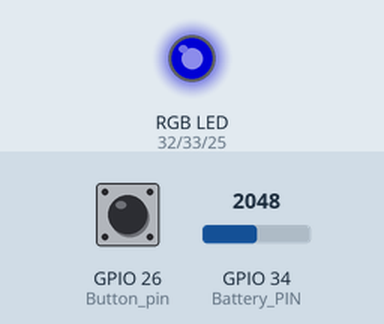
Simulated run of this program. Board: ESP32. Shown: an RGB LED mixed from three pins (HIGH = lit). The inputs (shaded band) are chosen by the test bench; at power-on: GPIO 34 (Battery_PIN) = 2048, GPIO 26 (Button_pin) LOW (analog values on the 0–4095 scale). Dim RGB values are drawn brighter than linear; what the program prints to the serial monitor is not drawn.

Above: at 1.2 s.
1.3 s: GPIO 34 (Battery_PIN) set to 2213
At 4.0 s:
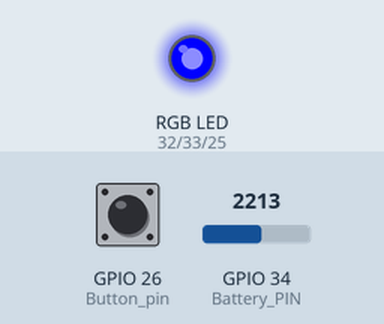
4.3 s: GPIO 34 (Battery_PIN) set to 2047
At 6.6 s:
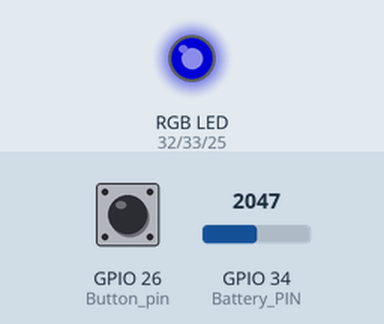
7.3 s: GPIO 34 (Battery_PIN) set to 2866
At 10.1 s:
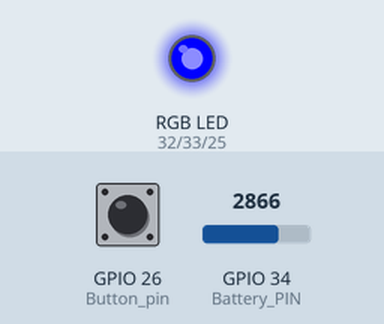
Timing chart, 0 to 11.6 s (numbered marks = the images above; inputs shaded):
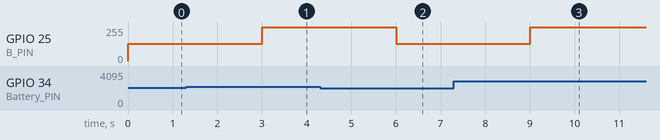

The program:

main.cpp
```cpp
#include <Arduino.h>
#include <WiFi.h>
#include <esp_now.h>
#include<freertos/FreeRTOS.h>
#include<freertos/task.h>
#include "esp_adc_cal.h"
#define Button_pin 26
#define R_PIN 32
#define G_PIN 33
#define B_PIN 25

#define Battery_PIN 34
#define NUM_SAMPLES 100
#define PWM_FREQ 5000
#define PWM_RES 8
#define R_CH 0
#define G_CH 1
#define B_CH 2

int64_t last_send_time = 0;
int64_t current_time = 0;
float batteryLevel=0;

int64_t last_battery_check_time = 0;
typedef struct {
  uint8_t button;
  uint16_t battery;
} Packet;

Packet txPacket;
esp_adc_cal_characteristics_t adc_chars;

uint8_t receiverMAC[] = {0xF4,0x2D,0xC9,0x71,0xAE,0x4C};
void OnDataSent(const uint8_t *mac_addr, esp_now_send_status_t status) {
  Serial.print("Send Status: ");
  Serial.println(status == ESP_NOW_SEND_SUCCESS ? "Success" : "Fail");
}
float readBattery() {

 uint32_t sum = 0;

    for(int i = 0; i < NUM_SAMPLES; i++)
    {
        sum += analogRead(Battery_PIN);
    }

    uint32_t raw = sum / NUM_SAMPLES;

    uint32_t voltage = esp_adc_cal_raw_to_voltage(raw, &adc_chars);

    float battery = (voltage / 1000.0) * 2.0;

    return battery;
}

void setColor(uint8_t r, uint8_t g, uint8_t b) {
  ledcWrite(R_CH, r);
  ledcWrite(G_CH, g);
  ledcWrite(B_CH, b);
}

void setup() {
  Serial.begin(115200);
  WiFi.mode(WIFI_STA);
  WiFi.setSleep(false);
  pinMode(Button_pin, INPUT);
  if (esp_now_init() != ESP_OK) {
    Serial.println("ESP-NOW Init Failed");
    return;
  }
 analogReadResolution(12);
    analogSetAttenuation(ADC_11db);

    esp_adc_cal_characterize(
        ADC_UNIT_1,
        ADC_ATTEN_DB_11,
        ADC_WIDTH_BIT_12,
        1100,
        &adc_chars
    );
  esp_now_register_send_cb(OnDataSent);

  esp_now_peer_info_t peerInfo = {};
  memcpy(peerInfo.peer_addr, receiverMAC, 6);
  peerInfo.channel = 0;
  peerInfo.encrypt = false;

  if (esp_now_add_peer(&peerInfo) != ESP_OK) {
    Serial.println("Failed to add peer");
    return;
  }
  ledcSetup(R_CH, PWM_FREQ, PWM_RES);
  ledcSetup(G_CH, PWM_FREQ, PWM_RES);
  ledcSetup(B_CH, PWM_FREQ, PWM_RES);
  ledcAttachPin(R_PIN, R_CH);
  ledcAttachPin(G_PIN, G_CH);
  ledcAttachPin(B_PIN, B_CH);

}

void loop() {

  current_time= xTaskGetTickCount() * portTICK_PERIOD_MS;
  if(current_time -last_battery_check_time >= 3000) { // Check battery every 3 seconds
    last_battery_check_time = current_time;
    batteryLevel = readBattery();
    Serial.print("Battery Voltage: ");
    Serial.println(batteryLevel);
  }
if(batteryLevel>=4.0)
  setColor(0,0,255);
else if(batteryLevel>=3.9)
  setColor(0,0,255);
else if(batteryLevel>=3.8)
  setColor(0,0,128);
else if(batteryLevel>=3.7)
  setColor(0,0,64);
else if(batteryLevel>=3.6)
  setColor(255,0,0);
else if(batteryLevel>=3.5)
  setColor(0,0,255);
else
  setColor(0,0,128);

  if (current_time - last_send_time >= 10) {
    last_send_time = current_time;
    txPacket.button = digitalRead(Button_pin);
    txPacket.battery = batteryLevel * 10; // Convert to percentage
    esp_now_send(receiverMAC, (uint8_t *)&txPacket, sizeof(txPacket));
  }

}
```

Measured:
- the behaviour switches between 2171 and 2172 on GPIO 34 (Battery_PIN) (found by bisection; images 0 and 1)
- after the input at 1.3 s, GPIO 25 (B_PIN): 128/255 → 255/255 after 1.7 s
- after the input at 4.3 s, GPIO 25 (B_PIN): 255/255 → 128/255 after 1.7 s
- after the input at 7.3 s, GPIO 25 (B_PIN): 128/255 → 255/255 after 1.7 s
